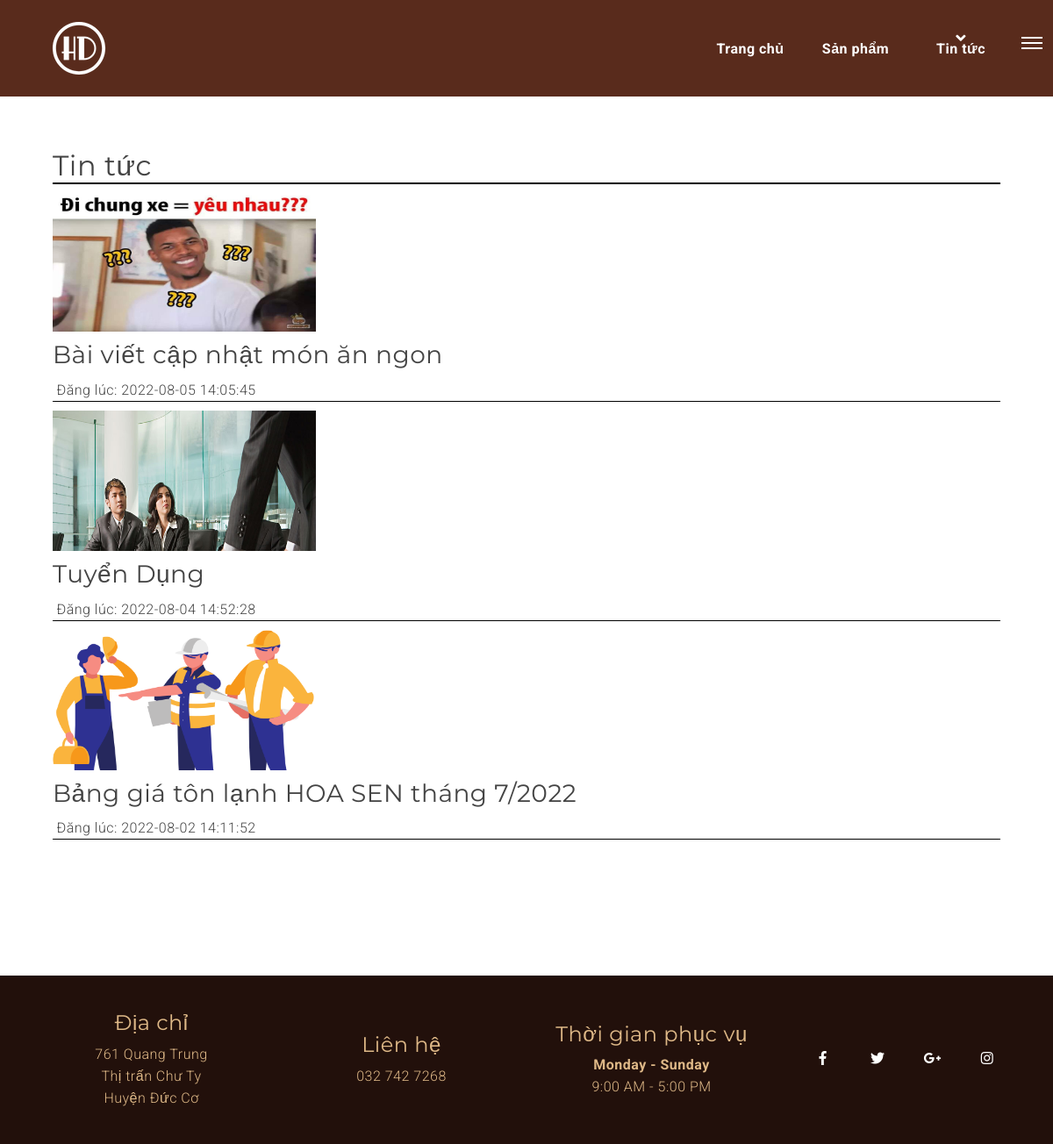
Before: /tin-tuc with the older database file.
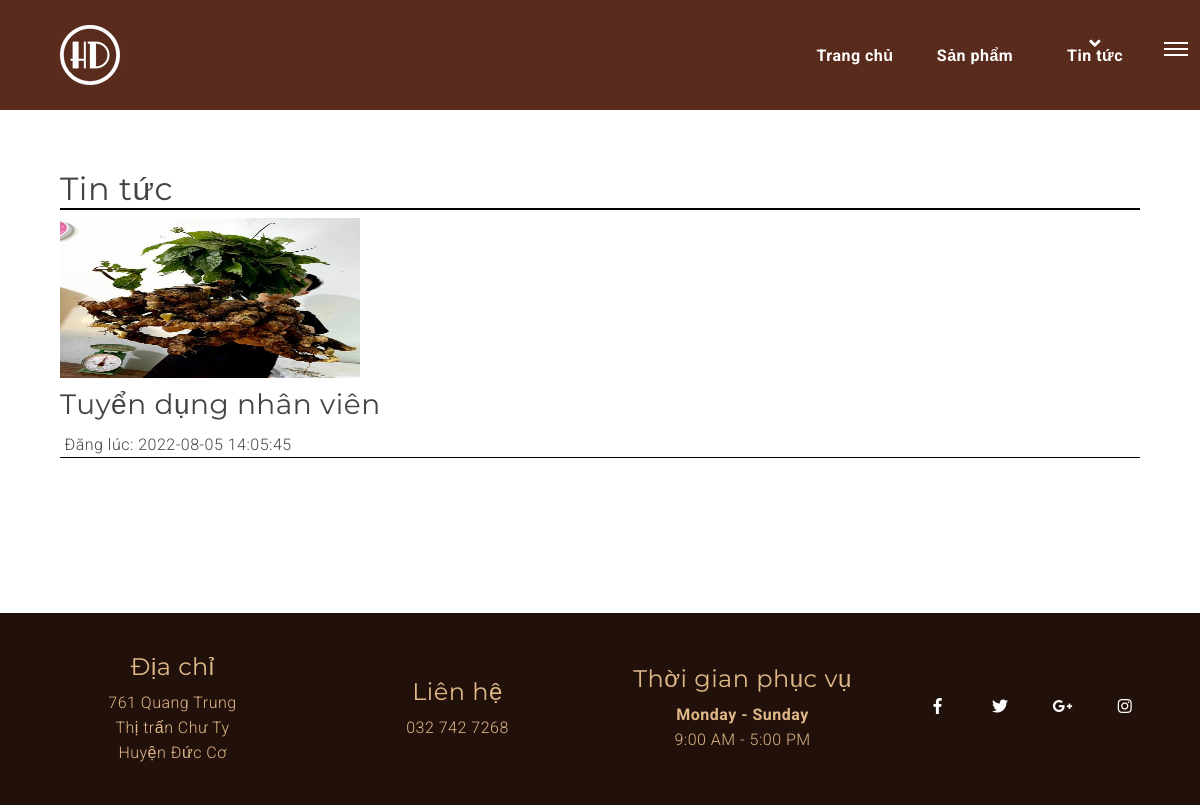
After: the same page with the newer database file.
### tables this page shows
CREATE TABLE `db_content` (
  `id` int(11) NOT NULL,
  `title` varchar(255) NOT NULL,
  `alias` varchar(255) NOT NULL,
  `introtext` mediumtext NOT NULL,
  `fulltext` mediumtext NOT NULL,
  `img` varchar(255) NOT NULL,
  `created` datetime NOT NULL,
  `created_by` varchar(50) NOT NULL,
  `modified` datetime NOT NULL,
  `modified_by` varchar(50) NOT NULL,
  `trash` int(1) NOT NULL DEFAULT 1,
  `status` int(1) NOT NULL DEFAULT 1
);

### application/controllers/Tintuc.php (called while the page is built, shortened)
<?php
class Tintuc extends CI_Controller {
    function __construct() {
        $this->load->model('frontend/Mproduct');
        $this->load->model('frontend/Mcategory');
        $this->load->model('frontend/Mcontent');
		$this->load->model('frontend/Mslider');
        $this->data['com']='tintuc';
    }
	public function index(){
		$this->load->library('phantrang');
		$limit=10;
		$current=$this->phantrang->PageCurrent();
		$first=$this->phantrang->PageFirst($limit, $current);
		$total=$this->Mcontent->content_count();
		$this->data['strphantrang']=$this->phantrang->PagePer($total, $current, $limit, $url='tin-tuc');
        $this->data['list']=$this->Mcontent->content_list_home($limit,$first);
        $this->data['title']='TMĐT - Tin tức';
		$this->data['view']='index';
		$this->load->view('frontend/components/tintuc/index',$this->data);
	}
}

### index.php (called while the page is built, shortened)
<?php
require_once BASEPATH.'core/CodeIgniter.php';

### application/models/frontend/Mcontent.php (called while the page is built, shortened)
<?php if ( ! defined('BASEPATH')) exit('No direct script access allowed');
class Mcontent extends CI_Model {
	public function __construct(){
            $this->table = $this->db->dbprefix('content');
    }
    public function content_list_home($limit,$first){
        $this->db->where('trash', 1);
        $this->db->where('status', 1);
        $this->db->order_by('created', 'desc');
        $query=$this->db->get($this->table, $limit,$first);
        return $query->result_array();
    }
     public function content_count()
    {
        $this->db->where('status', 1);
        $this->db->where('trash', 1);
        $query = $this->db->get($this->table);
        return count($query->result_array());
    }
}

### application/views/frontend/components/tintuc/index.php (the view, shortened to what this page needs)
<!DOCTYPE html>
<html lang="en">
<head>
    <link href="public/vendor/css/bundle.min.css" rel="stylesheet">
    <link href="public/vendor/css/owl.carousel.min.css" rel="stylesheet">
    <link rel="stylesheet" href="public/vendor/css/jquery.fancybox.min.css">
    <link rel="stylesheet" href="public/vendor/css/swiper.min.css">
    <link rel="stylesheet" href="public/vendor/css/LineIcons.min.css">
    <link href="public/coffee/css/line-awesome.min.css" rel="stylesheet">
    <link href="public/coffee/css/style.css" rel="stylesheet">
    <link href="public/coffee/css/custom.css" rel="stylesheet">
</head>
<body data-spy="scroll" data-target=".navbar" data-offset="90">
<header id="home" class="cursor-light">
    <div class="inner-header nav-icon">
        <div class="main-navigation" style="background: #592b1c;">
            <div class="container">
                <div class="row">
                    <div class="col-4 col-lg-2">
                        <a class="navbar-brand link scroll" href="trang-chu">
                            <img src="public/coffee/images/logo.png" alt="logo">
                        </a>
                    </div>
                    <div class="col-8 col-lg-10 simple-navbar d-flex align-items-center justify-content-end">
                        <nav class="navbar navbar-expand-lg">
                            <div class="collapse navbar-collapse" id="navbarSupportedContent">
                                <div class="navbar-nav ml-auto d-flex align-items-center">
                                    <a class="nav-link home  link " href="trang-chu">Trang chủ</a>
									<a class="nav-link  link " href="sanpham">Sản phẩm</a>
                                    <a class="nav-link link active" href="tin-tuc">Tin tức</a>
                                    <span class="menu-line link"><i aria-hidden="true" class="fa fa-angle-down"></i></span>
                                </div>
                            </div>
                        </nav>
                    </div>
                </div>
            </div>
        </div>
        <a href="javascript:void(0)" class="sidemenu_btn link" id="sidemenu_toggle">
            <span></span>
            <span></span>
            <span></span>
        </a>
    </div>
</header>
<section id="content">
		<div class="container" style="margin-top:50px">
			<div class="col-xs-12 col-sm-12 col-md-12 col-lg-12 product-content" id="list-content">
				<div class="product-wrap">
					<h2 style="border-bottom:2px solid black">
						Tin tức
					</h2>
					<div class="fs-newsboxs">
						<?php foreach ($list as $item) : ?>
							<div class="fs-ne2-it clearfix" style="border-bottom:1px solid black; margin-bottom: 10px">
								<div class="fs-ne2-if">
									<a class="fs-ne2-img" href="tin-tuc/<?php echo $item['alias']; ?>">
										<img style="width: 300px; height: 160px;" src="public/images/posts/<?php echo $item['img']; ?>">
									</a>
									<div class="fs-n2-info">
										<h3 style="margin:10px 0px  !important"><a class="fs-ne2-tit" href="tin-tuc/<?php echo $item['alias']; ?>" title=""><?php echo $item['title']; ?></a></h3>
										<p class="fs-ne2-bot">
											<span>Đăng lúc: <?php echo $item['created']; ?></span>
										</p>
									</div>
								</div>
							</div>
						<?php endforeach; ?>
					</div>
					<div class="row text-center">
					</div>
				</div>
			</div>
		</div>
	</section>
<footer class="footer">
    <div class="container">
        <div class="row align-items-center">
            <div class="col-md-3 text-center">
                <div class="footer-social">
                    <h4 class="wow fadeInUp" data-wow-delay="0.2s">Địa chỉ</h4>
					<p>761 Quang Trung<br> Thị trấn Chư Ty<br>Huyện Đức Cơ</p>
                </div>
            </div>
			<div class="col-md-3 text-center">
                <div class="footer-social">
                    <h4 class="wow fadeInUp" data-wow-delay="0.2s">Liên hệ</h4>
					<p>032 742 7268</p>
                </div>
            </div>
			<div class="col-md-3 text-center">
                <div class="footer-social">
                    <h4 class="wow fadeInUp" data-wow-delay="0.2s">Thời gian phục vụ</h4>
					<div>
                                        <strong>Monday - Sunday</strong>
                                        <p>9:00 AM - 5:00 PM</p>
                                   </div>
                </div>
            </div>
			<div class="col-md-3 text-center">
                <div class="footer-social">
				<ul class="list-unstyled social-icons social-icons-simple">
                        <li><a class="social-icon wow fadeInUp" target="_blank" href="https://www.facebook.com/H%E1%BA%A1nh-Dung-%C4%90%E1%BA%A7u-M%E1%BB%91i-S%C3%A2m-Ng%E1%BB%8Dc-Linh-110390721092653/?ref=pages_you_manage&gidzl=CnnOKg8r1Gut1rjTfYi42J81Mrsx9GG1U0aDKBuZK0Kh30zJltO2KdbTL07gT09JVGbL066d76zbfJ040G"><i class="fab fa-facebook-f" aria-hidden="true"></i> </a> </li>
                        <li><a class="social-icon wow fadeInDown" href="javascript:void(0)"><i class="fab fa-twitter" aria-hidden="true"></i> </a> </li>
                        <li><a class="social-icon wow fadeInUp" href="javascript:void(0)"><i class="fab fa-google-plus-g" aria-hidden="true"></i> </a> </li>
                        <li><a class="social-icon wow fadeInUp" href="javascript:void(0)"><i class="fab fa-instagram" aria-hidden="true"></i> </a> </li>
                    </ul>
                </div>
            </div>
        </div>
    </div>
</footer>
</body>
</html>

### public/coffee/css/style.css (style rules this page uses)
body { font-family: 'Roboto', sans-serif; font-size: 16px;color: #444444;background: #ffffff;font-weight:300;line-height:25px;width: 100%; overflow-x: hidden }
.h1, .h2, .h3, .h4, .h5, h1, h2, h3, h4, h5 { line-height: 1.2; font-weight: 400; font-family: 'Montserrat', sans-serif; }
a, input, button, .navbar, .fixedmenu, .tp-bullet, .owl-dot, .owl-prev, .owl-next { transition: ease-in-out 0.2s;-webkit-transition: ease-in-out 0.2s;-moz-transition: ease-in-out 0.2s;-ms-transition: ease-in-out 0.2s;-o-transition: ease-in-out 0.2s; }
section,.section-padding { position: relative;overflow: hidden; }
a { color:inherit;text-decoration: none; }
p:last-child { margin-bottom: 0 !important; font-family: 'Roboto', sans-serif; }
.fa, .far, .fas { display: inline; }
li { list-style: none;text-decoration: none; }
section { padding: 7.5rem 0; }
.menu-line { position: absolute; top: -12px; font-size: 18px; color: #ffffff; left: 0; display: block; text-align: center; width: 130px; height: 30px; pointer-events: none; -webkit-transition: -webkit-transform 0.5s; transition: transform 0.5s; -webkit-transition-timing-function: cubic-bezier(1, 0.01, 0, 1); -webkit-transition-timing-function: cubic-bezier(1, 0.01, 0, 1.22); transition-timing-function: cubic-bezier(1, 0.01, 0, 1.22); }
.nav-icon .navbar-nav .nav-link:nth-child(3).active ~ .menu-line { -webkit-transform: translate3d(200%, 0, 0); transform: translate3d(200%, 0, 0); }
header { position: absolute; left:0; right: 0; top: 0; z-index: 111; }
header .navbar-brand img { max-width: 100%; }
header .main-navigation { padding: 20px 0; }
header .main-navigation .navbar { padding: 0; }
header .main-navigation nav .navbar-nav .nav-link { display: inline-block; min-width: 130px; text-align: center; }
header .main-navigation nav .navbar-nav .nav-link { padding-top: 0; padding-bottom: 0; color: #ffffff; font-family: Roboto, sans-serif; font-size: 16px; font-weight: bold; text-decoration: none; transition: .5s ease; }
.sidemenu_btn { -webkit-transition: all .3s linear; -o-transition: all .3s linear; transition: all .3s linear; width: 36px; padding: 6px; margin-right: 1rem; margin-top: .4rem; position: absolute; left: 40px; top: 30px; display: inline-block; }
.sidemenu_btn span { height: 2px; width: 100%; background: #FFFFFF; display: block; margin: auto; transition: .5s ease; }
.sidemenu_btn span:nth-child(2) { margin: 4px 0; }
.social-icons-simple { margin-bottom: 0; margin-left: -10px; }
.social-icons-simple li { display: inline-block; padding-left: 8px; }
.social-icons-simple li a { display: block; font-size: 16px; height: 40px; line-height: 42px; border: 1px solid transparent; text-align: center; width: 40px; border-radius: 50%; position: relative; z-index: 1; overflow: hidden; -webkit-transition: background-color .5s ease; -o-transition: background-color .5s ease; transition: background-color .5s ease; color: #ffffff; }
.footer { padding: 40px 0; background: #22100b; color: burlywood; }
.footer-social ul { margin: 0; padding: 0; }
.footer-social li { display: inline-block; }
.footer-social a { display: block; width: 45px; height: 45px; text-align: center; line-height: 45px; border-radius: 50px; font-size: 17px; margin: 0 10px 0 0; border: 1px solid transparent; -webkit-transition: background-color .2s ease-in-out; -o-transition: background-color .2s ease-in-out; transition: background-color .2s ease-in-out; }
.footer-social li:nth-last-child(1) a { margin-right: 0; }
@media (max-width: 1280px) and (min-width: 992px) { .menu-line { width: 120px; } }
@media (max-width: 1280px) and (min-width: 992px) { header .main-navigation nav .navbar-nav .nav-link { min-width: 120px; } }
@media (max-width: 1280px) and (min-width: 992px) { .sidemenu_btn { right: -10px; left: auto; } }

Changed rows visible on the page:
no longer on this page (row edited): db_content: img (picture), title "Tuyển Dụng", created "2022-08-04 14:52:28"
no longer on this page (row edited): db_content: img (picture), title "Bảng giá tôn lạnh HOA SEN tháng 7/2022", created "2022-08-02 14:11:52"
changed db_content: img: a different picture; title "Bài viết cập nhật món ăn ngon" → "Tuyển dụng nhân viên"
